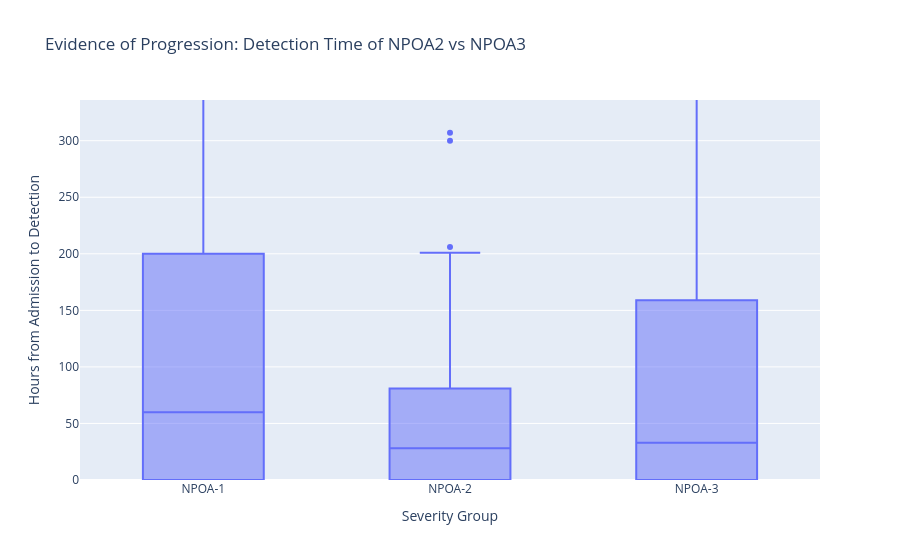

The notebook cell this image was saved under:
### Code cell
import polars as pl
import plotly.express as px

# -------------------------------------------------------------------------
# 1. PARSE THE SEPSIS CATEGORY
# -------------------------------------------------------------------------
# We extract "POA/NPOA" and the "Severity Level" (1, 2, 3)
df_coded = df_all.select([
    "PAT_ENC_CSN_ID", "Sepsis_Category", "Admit_Time", "FLAG_DEATH_CLARITY"
]).unique().with_columns(
    # Extract Type (POA vs NPOA)
    pl.col("Sepsis_Category").str.extract(r"([A-Z]+)", 1).alias("Onset_Type"),
    
    # Extract Severity (1, 2, 3)
    pl.col("Sepsis_Category").str.extract(r"(\d+)", 1).cast(pl.Int32).alias("Severity_Level")
)

# -------------------------------------------------------------------------
# 2. JOIN WITH CLINICAL TIME ZERO
# -------------------------------------------------------------------------
# We compare the "Billing Code" (Sepsis_Category) vs "Clinical Reality" (Time Zero)
df_comparison = df_coded.join(
    df_suspected_infection, # From previous steps
    on="PAT_ENC_CSN_ID",
    how="inner"
).with_columns(
    # METRIC: How many hours into the hospitalization did we catch it?
    ((pl.col("Suspected_Infection_Time") - pl.col("Admit_Time")).dt.total_hours()).alias("Hours_from_Admit_to_Suspicion")
)

# Filter for the "Problem Group" (Hospital Acquired - NPOA)
df_npoa = df_comparison.filter(
    (pl.col("Onset_Type") == "NPOA") & 
    (pl.col("Severity_Level").is_in([1, 2, 3]))&(
        pl.col("Hours_from_Admit_to_Suspicion")<1000
    )
).to_pandas()

# -------------------------------------------------------------------------
# 3. VISUALIZATION A: THE "PROGRESSION DELAY" BOX PLOT
# -------------------------------------------------------------------------
# This answers: "Are NPOA3 patients found LATER than NPOA2?"
fig_box = px.box(
    df_npoa, 
    x="Sepsis_Category", # NPOA2 vs NPOA3
    y="Hours_from_Admit_to_Suspicion",
    # color="FLAG_DEATH_CLARITY", # Check if late detection = Death
    title="Evidence of Progression: Detection Time of NPOA2 vs NPOA3",
    labels={
        "Hours_from_Admit_to_Suspicion": "Hours from Admission to Detection", 
        "Sepsis_Category": "Severity Group"
    },
    category_orders={"Sepsis_Category": ["NPOA-1", "NPOA-2", "NPOA-3"]} # Force order
)
# Zoom in on the first 2 weeks (336 hours) to see the detail, ignoring super-long outliers
fig_box.update_yaxes(range=[0, 336]) 
fig_box.show()

# -------------------------------------------------------------------------
# 4. VISUALIZATION B: THE MORTALITY TABLE
# -------------------------------------------------------------------------
# This confirms if NPOA3 is indeed more lethal (as expected)
print("Mortality & Frequency by Category:")
print(
    df_comparison.group_by("Sepsis_Category")
    .agg([
        pl.count().alias("Count"),
        pl.col("FLAG_DEATH_CLARITY").sum().alias("Deaths"),
        (pl.col("FLAG_DEATH_CLARITY").mean() * 100).round(1).alias("Mortality_%"),
        pl.col("Hours_from_Admit_to_Suspicion").median().round(1).alias("Median_Hours_to_Detection")
    ])
    .sort("Sepsis_Category")
)

### Figure 1 — Plotly figure (JSON) as saved in the notebook; plotly's stock layout.template omitted (floating-point values rounded to 4 significant figures; data arrays with more than 128 entries replaced by an {"elided": "..."} marker saying what was removed)
{"data": [{"alignmentgroup": "True", "hovertemplate": "Severity Group=%{x}<br>Hours from Admission to Detection=%{y}<extra></extra>", "legendgroup": "", "marker": {"color": "#636efa"}, "name": "", "notched": false, "offsetgroup": "", "orientation": "v", "showlegend": false, "type": "box", "x": {"elided": "533 str values"}, "x0": " ", "xaxis": "x", "y": {"elided": "533 int values"}, "y0": " ", "yaxis": "y"}], "layout": {"boxmode": "group", "legend": {"tracegroupgap": 0}, "title": {"text": "Evidence of Progression: Detection Time of NPOA2 vs NPOA3"}, "xaxis": {"anchor": "y", "categoryarray": ["NPOA-1", "NPOA-2", "NPOA-3"], "categoryorder": "array", "domain": [0, 1], "title": {"text": "Severity Group"}}, "yaxis": {"anchor": "x", "domain": [0, 1], "range": [0, 336], "title": {"text": "Hours from Admission to Detection"}}}}
